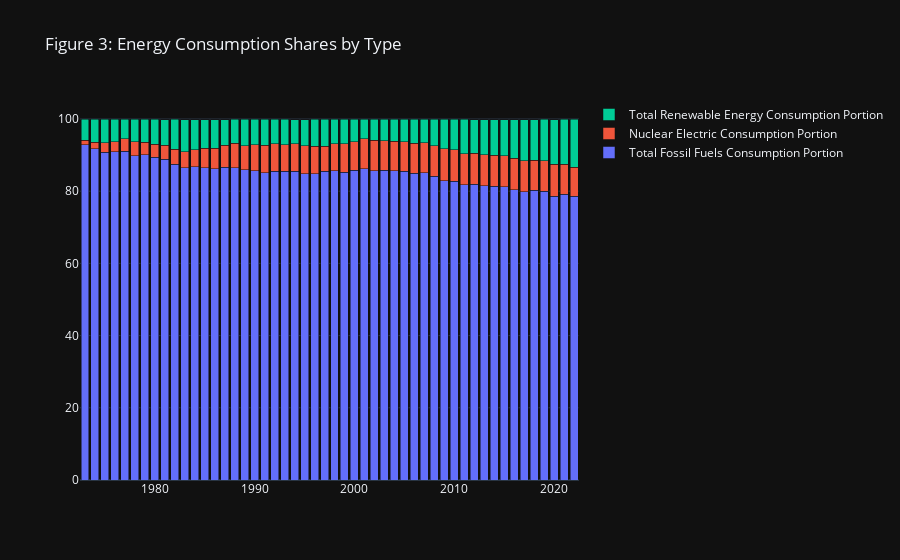

The code cell stored with this chart in its notebook:
### Code cell
fig_con_portion = go.Figure()
fig_con_portion.add_trace(go.Bar(x=con_type_portion_year.index, y=con_type_portion_year['Total Fossil Fuels Consumption Portion '], name='Total Fossil Fuels Consumption Portion'))
fig_con_portion.add_trace(go.Bar(x=con_type_portion_year.index, y=con_type_portion_year['Nuclear Electric Consumption Portion '], name='Nuclear Electric Consumption Portion'))
fig_con_portion.add_trace(go.Bar(x=con_type_portion_year.index, y=con_type_portion_year['Total Renewable Energy Consumption Portion '], name='Total Renewable Energy Consumption Portion'))
fig_con_portion.update_layout(title='Figure 3: Energy Consumption Shares by Type',barmode='stack')
fig_con_portion.show()
